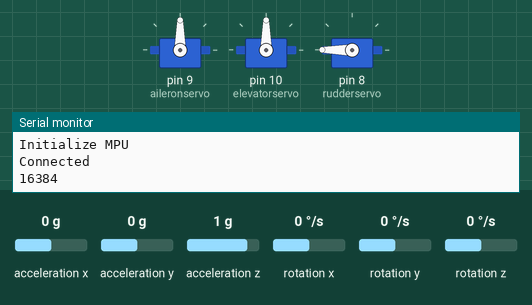
This sketch was run on a simulated Arduino Uno, built with avr-gcc and run on an emulated ATmega328P. Parts: 3 × servo, the last lines printed to the serial monitor. The test bench sets the inputs (shaded band); at power-on: acceleration z 1 g, acceleration x 0 g, acceleration y 0 g, rotation x 0 °/s, rotation y 0 °/s, rotation z 0 °/s.

Above: at 1.2 s.
1.3 s: acceleration z set to -1.4 g
At 2.5 s:
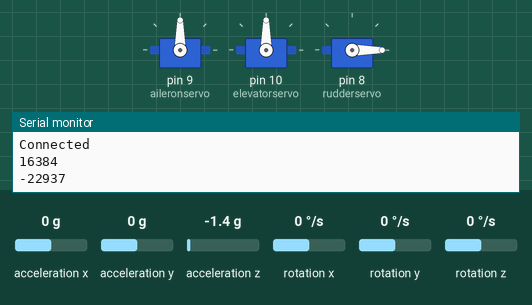
2.8 s: acceleration z set to 0.8 g
At 3.1 s:
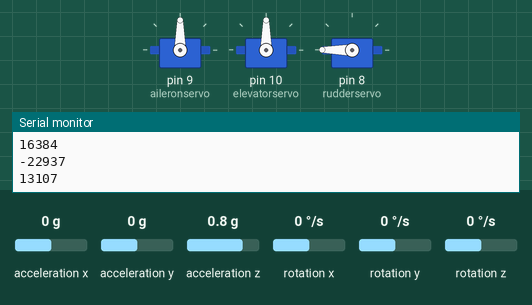
4.3 s: acceleration z set to -0.8 g
At 5.3 s:
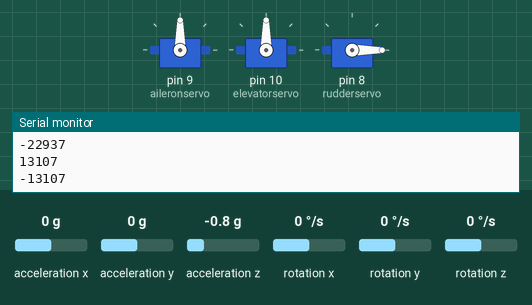
Timing chart, 0 to 7.3 s (numbered marks = the images above; inputs shaded):
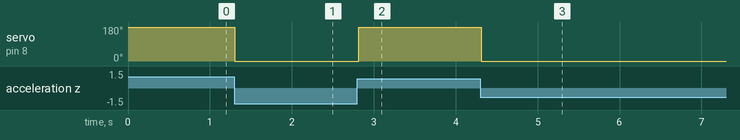

The sketch:

One_axis_p.ino
```cpp
#include <Servo.h>
#include <Wire.h>
#include <I2Cdev.h>
#include <MPU6050.h>
MPU6050 mpu;
int16_t ax, ay, az;
int16_t gx, gy, gz;
Servo aileronservo ;
Servo elevatorservo ;
Servo rudderservo ;
int aileron;
int rudder;
int elevator;
int val;
int prevVal;
int pin=3;
void setup()
{
    Wire.begin();
    Serial.begin(115200);
    Serial.println("Initialize MPU");
    mpu.initialize();
    Serial.println(mpu.testConnection() ? "Connected" : "Connection failed");
    aileronservo .attach(9);
    elevatorservo .attach(10);
    rudderservo .attach(8);
}
void loop()
{
    mpu.getMotion6(&ax, &ay, &az, &gx, &gy, &gz);
    val = map(az,-17000,17000,-17000,17000);
    if (val != prevVal )
    {
        rudderservo.write(val);
        prevVal = val;
        Serial.println(val);
    }


    delay(10);
}
```

Measured:
- after the input at 1.3 s, servo on pin 8 (rudderservo): 180° → 0° at once
- after the input at 2.8 s, servo on pin 8 (rudderservo): 0° → 180° at once
- after the input at 4.3 s, servo on pin 8 (rudderservo): 180° → 0° at once
